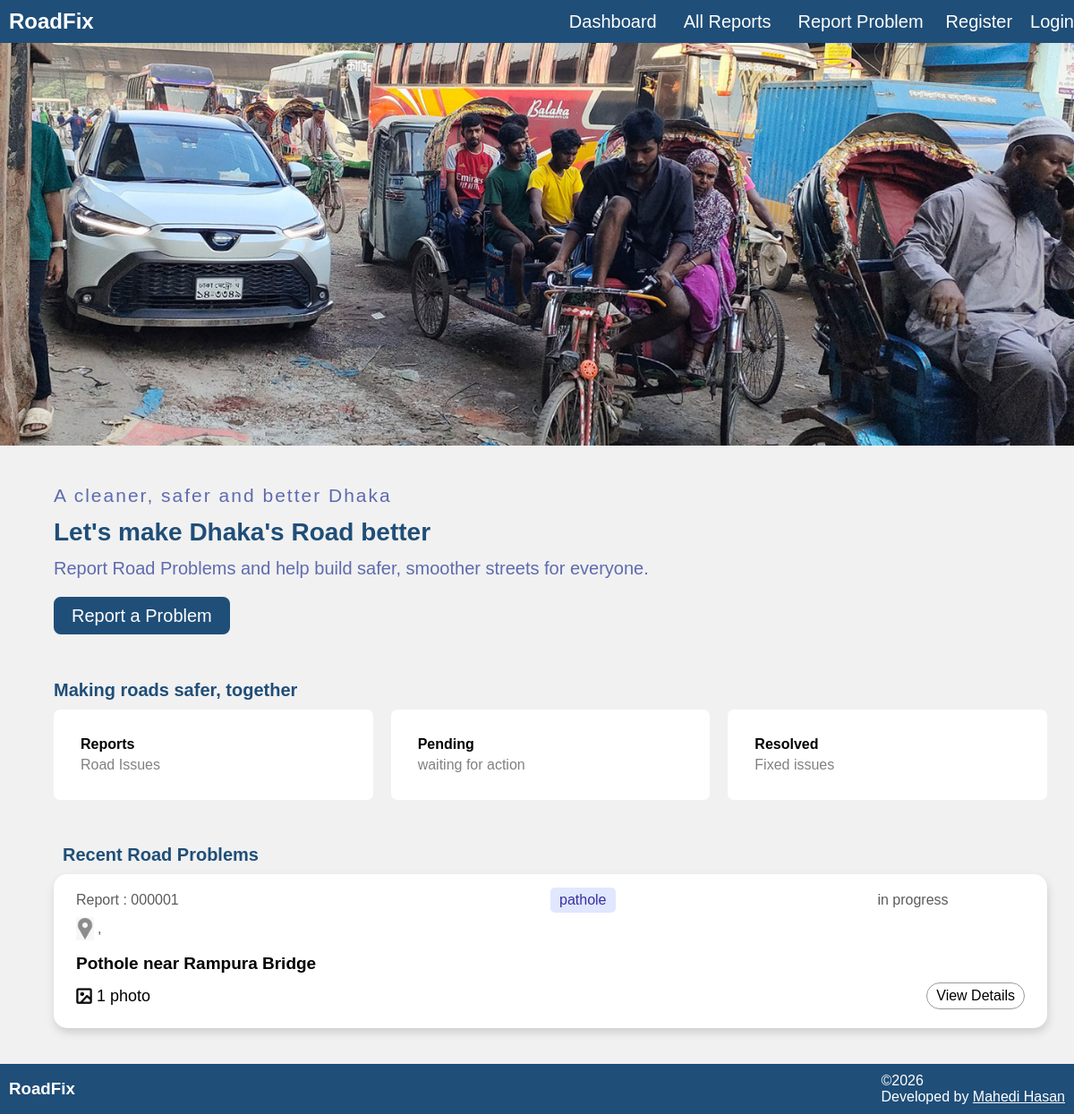
The page / on the database its author committed.
### reports/models.py (models this page shows, shortened)
class Report(models.Model):
    CATEGORY_CHOICES = [
        ("pothole", "Pothole"),
        ("damaged_road", "Damaged Road"),
        ("waterlogging", "Waterlogging"),
        ("broken_streetlight", "Broken Streetlight"),
        ("other", "Other"),
    ]
    STATUS_CHOICES = [
        ("pending", "Pending"),
        ("in_progress", "In Progress"),
        ("resolved", "Resolved"),
    ]
    title = models.CharField(max_length=200)
    category = models.CharField(max_length=30, choices=CATEGORY_CHOICES)
    description = models.TextField()
    photo = models.ImageField(upload_to="reportPics/", blank=True, null=True)
    status = models.CharField(max_length=20, choices=STATUS_CHOICES, default="pending")
    create_date = models.DateTimeField(auto_now_add=True, null=True)
    user = models.ForeignKey(User, on_delete=models.CASCADE, null=True, blank=True)
    location = models.CharField(max_length=200)
    road_information = models.CharField(max_length=200)
    landmarks = models.CharField(max_length=300)
    additional_details = models.CharField(max_length=500, blank=True)

### reports/views.py (the view)
# urls.py: path("", views.report_list, name="index"),
def report_list(request):
    all_report = Report.objects.all().order_by("-create_date")[:2]
    return render(request, "index.html", {"all_report": all_report})

### templates/index.html (shortened to what this page needs)
{% load static %}
<!DOCTYPE html>
<html lang="en">
<head>
    <link rel="stylesheet" href="{% static 'css/index.css' %}">
</head>
<body>
    {% include 'navbar.html' %}
    <header>
        <img class="coverPhoto" src="{% static 'images/road.jpg' %}">
        <div class="lines">
            <p class="firstLine">A cleaner, safer and better Dhaka</p>
            <h1 class="second_line">Let's make Dhaka's Road better</h1>
            <p class="fourthLine">Report Road Problems and help build safer, smoother streets for everyone.</p>
            <div class="btn">
                <a href="{% url 'report_form' %}">Report a Problem</a>
            </div>
        </div>
    </header>
    <main class="main_section">
        <div class="reportSection">
            <h3 class="ReporSectionheadline">Making roads safer, together</h3>
            <div class="status">
                <div class="box">
                    <div class="text">
                        <p class="firstline">Reports</p>
                        <p class="secondline">Road Issues</p>
                    </div>
                </div>
                <div class="box">
                    <div class="text">
                        <p class="firstline">Pending</p>
                        <p class="secondline">waiting for action</p>
                    </div>
                </div>
                <div class="box">
                    <div class="text">
                        <p class="firstline">Resolved</p>
                        <p class="secondline">Fixed issues</p>
                    </div>
                </div>
            </div>
        </div>
        <div class="all_cart">
            <h2 class="recent_road_problems_text">Recent Road Problems</h2>
            {% for reports in all_report %}
            <div class="cart">
                <div class="allInfo">
                    <div class="issue_status">
                        <p class="issue issue_date">Report : {{reports.id|stringformat:'06d'}}</p>
                        <div class="category_status">
                            <p class="prb_category">{{reports.get_category_display}}</p>
                            <p class="status-{{reports.status}}">{{reports.get_status_display}}</p>
                        </div>
                    </div>
                    <div class="location">
                        <p class="prb_area">
                            <img src="{% static 'images/location.png' %}">
                            {{reports.location}} , {{reports.road_information}}
                        </p>
                    </div>
                    <div class="title_category_description">
                        <p class="prb_name"><strong>{{reports.title}}</strong></p>
                    </div>
                    <div class="Photos_and_viewDetails">
                        <div class="photoViewsDetails">
                            {% if reports.photo %}
                            <p class="showPhoto">
                                <img src="{% static 'images/photoIcon.png' %}">
                                1 photo
                                {% endif%}
                            </p>
                            <button class="view_details">
                                <a href="{% url 'specific_report_details' reports.id %}">
                                    View Details
                                </a>
                            </button>
                        </div>
                    </div>
                </div>
            </div>
            {% endfor %}
        </div>
    </main>
    {% include 'footer.html' %}
</body>
</html>

### templates/navbar.html (shortened to what this page needs)
{% load static %}
<link rel="stylesheet" href="{% static 'css/navbar.css' %}">
<nav>
    <div class="logo_and_roadFix">
        <a href="{% url 'index' %}">
            <h1>RoadFix</h1>
        </a>
    </div>
    <div class="hidden_when_mobile_Active">
        <div class="othersOption">
            <a href="{% url 'Dashboard' %}">Dashboard</a>
            <a href="{% url 'allReports' %}">All Reports</a>
            <a href="{% url 'report_form' %}">Report Problem</a>
        </div>
        <div class="register_login">
            {% if user.is_authenticated %}
            <div class="profile">
                <div class="image_and_name">
                    <img src="{% static 'images/profile.jpg' %}">
                    <span class="username">{{user.username}}</span>
                </div>
                <ul>
                    <li><a href="{% url 'myProfilePage' %}">My Profile</a></li>
                    <li><a href="{% url 'logoutOption' %}">Logout</a></li>
                </ul>
            </div>
            {% else %}
            <div class="register_loginPage">
                <a href="{% url 'register' %}">Register</a>
                <a href="{% url 'loginPage' %}">Login</a>
            </div>
            {% endif %}
        </div>
    </div>
</nav>

### templates/footer.html (shortened to what this page needs)
{% load static %}
<!DOCTYPE html>
<html lang="en">
<head>
    <link rel="stylesheet" href="{% static 'css/footer.css' %}">
</head>
<body>
    <footer>
        <h3>RoadFix</h3>
        <div class="date_developr">
            <p>&copy;2026</p>
            <p class="DevelopName">
                Developed by <a href="https://github.com/mahedi195" target="_blank">
                    <span class="developer">
                        Mahedi Hasan
                    </span>
                </a>
            </p>
        </div>
    </footer>
</body>
</html>

### static/css/index.css (style rules this page uses)
* { margin: 0; padding: 0; box-sizing: border-box; }
body { margin: 0; padding: 0; background-color: #e7e6e6;; font-family: Arial, sans-serif; }
.cart { margin-bottom: 15px; border-radius: 5px; padding: 10px; box-shadow: 1px 5px 10px #cfcece; background-color: white; padding: 15px 25px; border-radius: 15px; }
.issue_status { display: grid; align-items: center; justify-content: space-between; color: #5b5b5b; font-size: 19px; margin-bottom: 5px; grid-template-columns: repeat(2, 1fr); }
.issue_status p { margin: 0px; font-size: 16px; }
.title_category_description { margin-bottom: 15px; margin-top: 0px; }
.location { color: #5b5b5b; font-size: 19px; margin-bottom: 15px; }
.location img { width: 20px; margin-right: 4px; }
.location p { margin: 0px; display: flex; align-items: center; font-size: 16px; }
.prb_category { background-color: #e0e7ff; color: #3730a3; padding: 5px 10px; border-radius: 5px; display: inline; margin-bottom: 10px; display: inline-block; width: fit-content; }
.title_category_description .prb_name { margin-bottom: 0px; margin-top: 7px; font-size: 19px; }
.recent_road_problems_text { padding: 10px; margin-bottom: 10px; margin-top: 30px; }
.showPhoto img { width: 18px; margin-right: 5px; }
.view_details { padding: 5px 10px; font-size: 16px; border-radius: 30px; border: 1px solid #9b9898; outline: 0; right: 0px; position: absolute; background-color: white; transition: background-color 0.3s ease, border-color 0.3s ease, transform 0.3s ease; }
.view_details a { color: black; text-decoration: none; font-size: 16px; }
.Photos_and_viewDetails button { cursor: pointer; }
.photoViewsDetails { display: flex; align-items: center; position: relative; }
.showPhoto { display: flex; align-items: center; margin: 0px; font-size: 18px; }
* { margin: 0; padding: 0; }
body { margin: 0; padding: 0px; border: none; border-radius: 0px; }
.main_section { margin: 0; margin-top: 60px; }
.main_section h2 { margin: 0; color: #1F4E78; font-size: 20px; }
.reportSection { margin: 0 30px; }
.reportSection .status { display: grid; grid-template-columns: repeat(3, 1fr); gap: 20px; margin-left: 30px; }
.reportSection .box { background: white; border-radius: 7px; padding: 30px; font-size: 20px; }
.reportSection .box p { margin: 0; }
.reportSection .box .text .firstline { font-weight: bold; margin-bottom: 5px; font-size: 16px; }
.reportSection .box .text .secondline { color: rgb(129 129 129); font-size: 16px; }
.reportSection .ReporSectionheadline { margin-top: 40px; margin-bottom: 10px; font-size: 20px; margin-left: 30px; color: #1F4E78; }
.all_cart { margin: 40px 30px 40px 60px; }
.coverPhoto { height: 450px; width: 100%; }
header .lines { margin: 40px 60px; }
header .btn a { text-decoration: none; color: white; background: #1F4E78; padding: 10px 20px; border-radius: 8px; font-size: 20px; outline: 0; }
header .btn { margin-top: 30px; }
.cart .allInfo { padding: 0px 0px 10px 0px; }
header .firstLine { margin-bottom: 0px; font-size: 18px; color: #7079a9; letter-spacing: 2px; }
header .second_line { font-size: 25px; color: #1F4E78; }
header .firstLine { margin-bottom: 0px; font-size: 21px; color: #5e6baf; letter-spacing: 2px; }
header .second_line { font-size: 28px; margin: 13px 0px; }
header .fourthLine { font-size: 20px; color: #5e6baf; }
* { box-sizing: border-box; }
.coverPhoto { width: 100%; object-fit: cover; }
.category_status { display: grid; align-items: center; justify-content: space-between; grid-template-columns: repeat(2, 1fr); gap: 30px; text-align: center; }

### static/css/footer.css (style rules this page uses)
footer { display: flex; background-color: #1F4E78; color: white; justify-content: space-between; align-items: center; padding: 10px 10px; font-size: 16px; }
footer h3 { margin-right: 20px; }
footer h3, p { margin: 0; }
.DevelopName { color: white; font-size: 16px; }
.developer { color: white; font-size: 16px; text-decoration: underline; }

### rows shown on the page
Report: id "000001", category "pathole", status "in progress", title "Pothole near Rampura Bridge"
